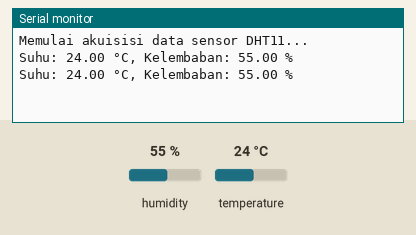
Bench run of a sketch on a simulated Arduino Uno, built with avr-gcc and run on an emulated ATmega328P. Shown: the last lines printed to the serial monitor. The test bench sets the inputs (shaded band); at power-on: humidity 55 %, temperature 24 °C.

Above: at 2.8 s.
2.9 s: humidity set to 22 %
At 4.5 s:
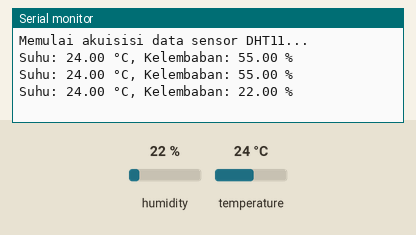
5.6 s: temperature set to 12 °C
At 6.9 s:
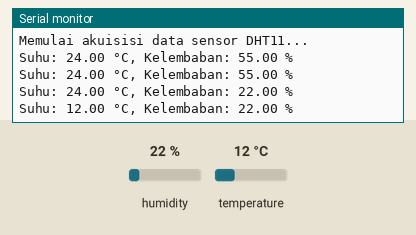
8.3 s: humidity set to 40 %
At 10.5 s:
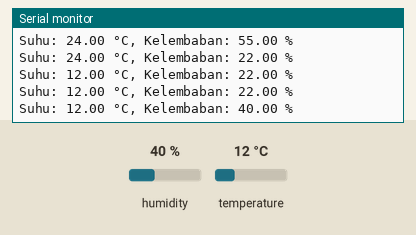
Timing chart, 0 to 12.0 s (numbered marks = the images above; inputs shaded):
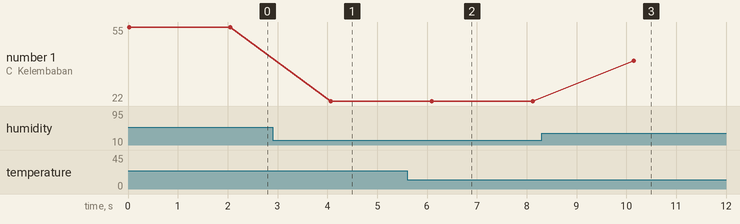

The sketch:

modul1a_dht11.ino
```cpp
#include <DHT.h>

#define DHTPIN 4       // pin data DHT11 terhubung ke GPIO 4 (D2)
#define DHTTYPE DHT11  // tipe sensor yang digunakan

DHT dht(DHTPIN, DHTTYPE);

void setup() {
  Serial.begin(115200);
  dht.begin();      // inisialisasi sensor DHT11
  Serial.println("Memulai akuisisi data sensor DHT11...");
}

void loop() {
  // Membaca data kelembaban dan suhu
  float kelembaban = dht.readHumidity();
  float suhu = dht.readTemperature();

  // Periksa apakah pembacaan berhasil
  if (isnan(kelembaban) || isnan(suhu)) {
    Serial.println("Gagal membaca data dari sensor DHT11!");
  } else {
    Serial.print("Suhu: ");
    Serial.print(suhu);
    Serial.print(" °C, Kelembaban: ");
    Serial.print(kelembaban);
    Serial.println(" %");
  }

  delay(2000);        // jeda pembacaan setiap 2 detik
}
```

Measured:
- after the input at 2.9 s, the serial monitor: prints a new line after 1.2 s (image 1)
- after the input at 5.6 s, the serial monitor: prints a new line after 0.50 s (image 2)
- after the input at 8.3 s, the serial monitor: prints a new line after 1.8 s (image 3)
- plotted number 1: 55 → 22 after the input at 2.9 s, 22 → 40 after the input at 8.3 s
